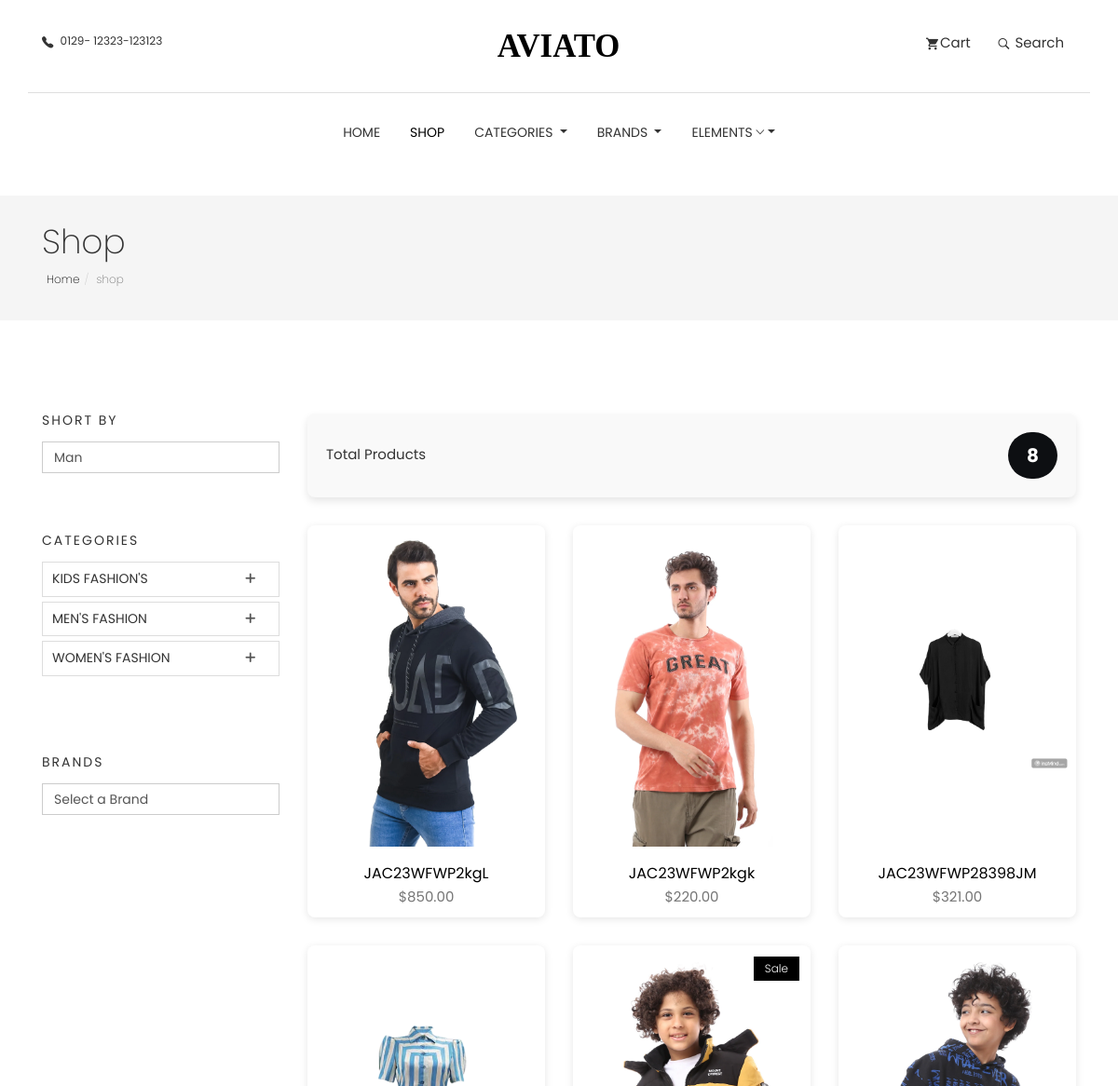
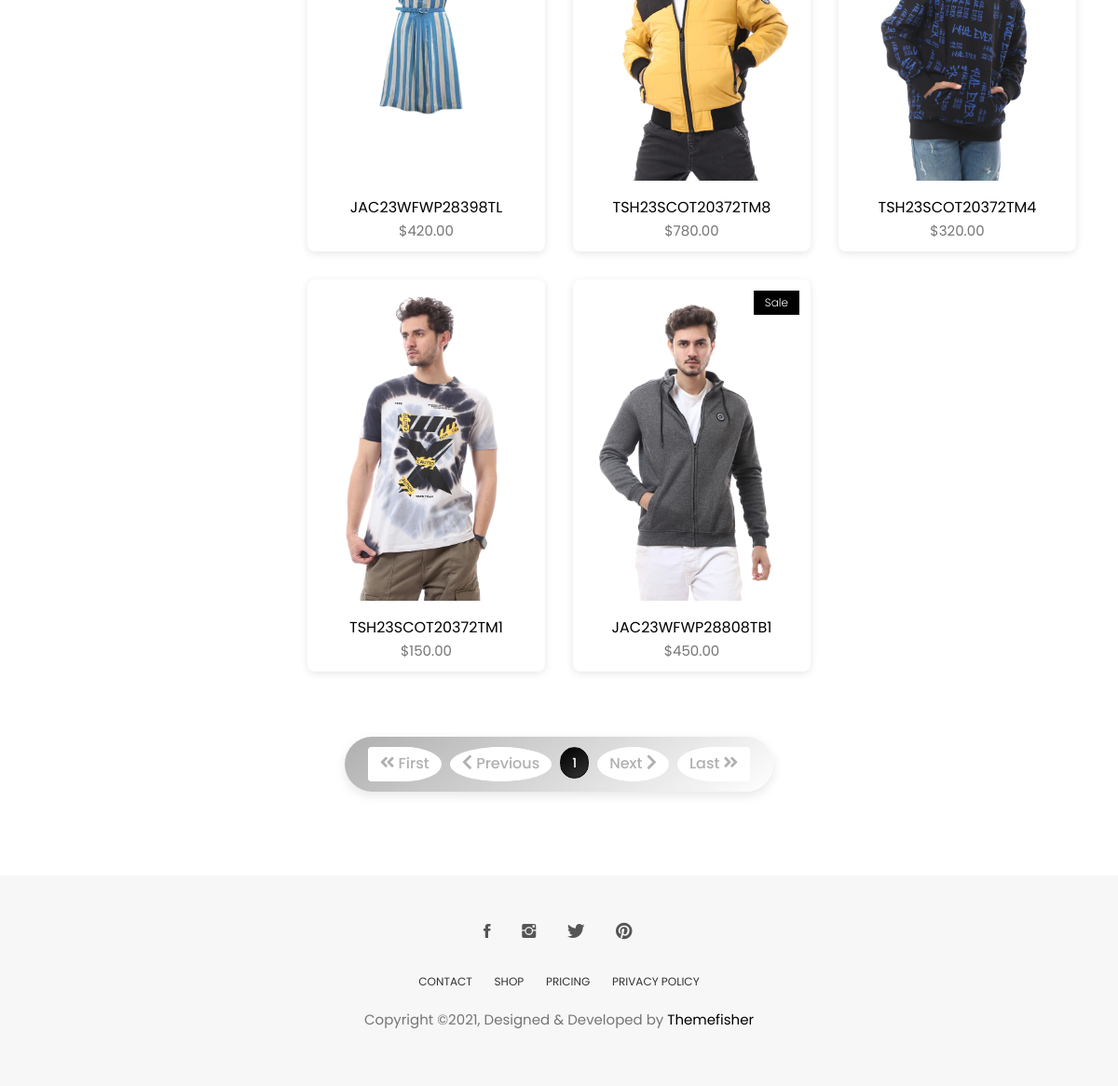
Screenshot of /products/ with the database file from the repository (2 pictures, top to bottom).
### category/models.py (models this page shows, shortened)
class Category(models.Model):
    id = models.UUIDField(primary_key=True, default=uuid.uuid4, editable=False)
    name = models.CharField(max_length=255, unique=True)
    description = models.TextField(blank=True, null=True)
    image = models.ImageField(null=True,blank=True,upload_to='category-image/')
    class Meta:
        verbose_name = "Category"
        verbose_name_plural = "Categories"
        ordering = ['name']  # Categories will be ordered alphabetically by name.

### store/models.py (models this page shows, shortened)
class Product(models.Model):
    id = models.UUIDField(primary_key=True, default=uuid.uuid4, editable=False)
    name = models.CharField(unique=True, max_length=50)
    image = models.ImageField(upload_to='product/')
    stock = models.IntegerField(default=1)
    price = models.DecimalField(max_digits=10, decimal_places=2, default=Decimal('0.00'))
    description = models.TextField(max_length=10000, blank=True)
    created_at = models.DateTimeField(default=timezone.now)
    modified_date = models.DateTimeField(auto_now=True)
    slug = models.SlugField(null=True, blank=True, unique=True)
    views = models.PositiveIntegerField(default=0)
    is_available = models.BooleanField(default=True)
    on_sale = models.BooleanField(default=False)
    PRDBrand = models.ForeignKey('Brand', related_name='product_brand', on_delete=models.CASCADE, blank=True, null=True, verbose_name="Brand")
    like = models.ManyToManyField(User, blank=True, related_name='product_favourite')
    category = models.ForeignKey(Subcategory, related_name='product_subcategory', verbose_name="Subcategory", null=True, blank=True, on_delete=models.CASCADE)
    class Meta:
        ordering = ['-created_at']
        verbose_name = "Product"
        verbose_name_plural = "Products"

### store/views.py (the view, shortened to what this page needs)
# urls.py: path('' , views.product_list , name='product_list'),
def product_list(request,subcategory_id=None,category_id=None,brand_id=None):
    subcategories = None
    products = None
    categories = None
    brands = None
    if subcategory_id != None :
        subcategories = get_object_or_404(Subcategory,id = subcategory_id)
        products = Product.objects.filter(category=subcategories  ,is_available=True)
        product_count = products.count()
        paginator = Paginator(products, 9)  # Show 9 products per page
        page_number = request.GET.get('page')
        page_obj = paginator.get_page(page_number)
    else:
        products = Product.objects.all().filter(is_available=True)
        product_count = products.count()
        paginator = Paginator(products, 9)  # Show 9 products per page
        page_number = request.GET.get('page')
        page_obj = paginator.get_page(page_number)
    context = {
        'products':page_obj,
        'product_count':product_count
    }
    return render(request , 'products/product_list.html' , context)

### cart/cart_utils.py (called while the page is built)
def _cart_id(request):
    cart = request.session.session_key
    if not cart:
        cart = request.session.create()
    return cart

### category/category_context.py (called while the page is built)
def nav_links(request):
    categories_nav = Category.objects.all()
    subcategories_nav = Subcategory.objects.all()
    brands_nav = Brand.objects.all()
    context = {
        'categories_nav':categories_nav,
        'brands_nav':brands_nav,
        'subcategories_nav':subcategories_nav,
    }
    return context

### category/models.py (called while the page is built)
    def get_url(self):
        return reverse('products_by_subcategory',args=[self.id])

### store/models.py (called while the page is built)
    def get_url(self):
        return reverse('products_by_brand',args=[self.id])

    def __str__(self):
        return self.name

### store/templates/products/product_list.html (shortened to what this page needs)
{% extends "base.html" %}
{% load static %}
{% block body %}
<section class="page-header">
    <div class="container">
        <div class="row">
            <div class="col-md-12">
                <div class="content">
                    <h1 class="page-name">Shop</h1>
                    <ol class="breadcrumb">
                        <li><a href="/">Home</a></li>
                        <li class="active">shop</li>
                    </ol>
                </div>
            </div>
        </div>
    </div>
</section>
<section class="products section">
    <div class="container">
        <div class="row">
            <div class="col-md-3">
                <div class="widget">
                    <h4 class="widget-title">Short By</h4>
                    <form method="post" action="#">
                        <select class="form-control">
                            <option>Man</option>
                        </select>
                    </form>
                </div>
                <div class="widget product-category">
                    <h4 class="widget-title">Categories</h4>
                    <div class="panel-group commonAccordion" id="accordion" role="tablist" aria-multiselectable="true">
                        {% for category in categories_nav %}
                        <div class="panel panel-default">
                            <div class="panel-heading" role="tab" id="heading{{ category.id }}">
                                <h4 class="panel-title">
                                    <a class="collapsed" role="button" data-toggle="collapse" data-parent="#accordion"
                                        href="#collapse{{ category.id }}" aria-expanded="false"
                                        aria-controls="collapse{{ category.id }}">
                                        {{ category.name }}
                                    </a>
                                </h4>
                            </div>
                        </div>
                        {% endfor %}
                    </div>
                </div>
                <div class="widget">
                    <h4 class="widget-title">Brands</h4>
                    <select class="form-control" onchange="window.location.href=this.value;">
                        <option value="">Select a Brand</option>
                    </select>
                </div>
            </div>
            <div class="col-md-9">
                <div class="product-count">
                    <h3 class="product-count-title">Total Products</h3>
                    <span class="product-count-badge">{{ product_count }}</span>
                </div>
                <div class="row">
                    {% for product in products %}
                    <div class="col-md-4">
                        <div class="product-item">
                            <div class="product-thumb">
                                {% if product.on_sale %}
						<span class="bage">Sale</span>
                        {% endif %}
                                <img class="img-responsive object-fit-contain" width="300px" height="300px"
                                    src="{{product.image.url}}" alt="product-img" />
                            </div>
                            <div class="product-content">
                                <h4><a href="{% url 'product_details' product.id %}">{{ product.name }}</a></h4>
                                <p class="price">${{ product.price }}</p>
                            </div>
                        </div>
                    </div>
                    {% endfor %}
                </div>
            </div>
            <div class="pagination-container">
    <ul class="pagination">
        {% if products.has_previous %}
            <li class="page-item">
                <a class="page-link" href="?page=1" aria-label="First Page">
                    <i class="fas fa-angle-double-left"></i> First
                </a>
            </li>
        {% else %}
            <li class="page-item disabled">
                <span class="page-link"><i class="fas fa-angle-double-left"></i> First</span>
            </li>
        {% endif %}
        {% if products.has_previous %}
            <li class="page-item">
                <a class="page-link" href="?page={{ products.previous_page_number }}" aria-label="Previous Page">
                    <i class="fas fa-chevron-left"></i> Previous
                </a>
            </li>
        {% else %}
            <li class="page-item disabled">
                <span class="page-link"><i class="fas fa-chevron-left"></i> Previous</span>
            </li>
        {% endif %}
        {% if products.paginator.num_pages > 5 %}
            {% if products.number > 3 %}
                <li class="page-item"><a class="page-link" href="?page=1">1</a></li>
                <li class="page-item disabled"><span class="page-link">...</span></li>
            {% endif %}
            {% for num in products.paginator.page_range %}
                {% if num > products.number|add:'-3' and num < products.number|add:'3' %}
                    {% if products.number == num %}
                        <li class="page-item active">
                            <span class="page-link" aria-current="page">{{ num }}</span>
                        </li>
                    {% else %}
                        <li class="page-item">
                            <a class="page-link" href="?page={{ num }}">{{ num }}</a>
                        </li>
                    {% endif %}
                {% endif %}
            {% endfor %}
            {% if products.number < products.paginator.num_pages|add:'-2' %}
                <li class="page-item disabled"><span class="page-link">...</span></li>
                <li class="page-item"><a class="page-link" href="?page={{ products.paginator.num_pages }}">{{ products.paginator.num_pages }}</a></li>
            {% endif %}
        {% else %}
            {% for num in products.paginator.page_range %}
                <li class="page-item {% if products.number == num %}active{% endif %}">
                    <a class="page-link" href="?page={{ num }}">{{ num }}</a>
                </li>
            {% endfor %}
        {% endif %}
        {% if products.has_next %}
            <li class="page-item">
                <a class="page-link" href="?page={{ products.next_page_number }}" aria-label="Next Page">
                    Next <i class="fas fa-chevron-right"></i>
                </a>
            </li>
        {% else %}
            <li class="page-item disabled">
                <span class="page-link">Next <i class="fas fa-chevron-right"></i></span>
            </li>
        {% endif %}
        {% if products.has_next %}
            <li class="page-item">
                <a class="page-link" href="?page={{ products.paginator.num_pages }}" aria-label="Last Page">
                    Last <i class="fas fa-angle-double-right"></i>
                </a>
            </li>
        {% else %}
            <li class="page-item disabled">
                <span class="page-link">Last <i class="fas fa-angle-double-right"></i></span>
            </li>
        {% endif %}
    </ul>
</div>
        </div>
    </div>
</section>
{% endblock body %}

### rows the page displays
Category: name "KIDS FASHION'S"
Category: name "MEN'S FASHION"
Category: name "WOMEN'S FASHION"
Product: image (picture), name "JAC23WFWP2kgL", price "850.00"
Product: image (picture), name "JAC23WFWP2kgk", price "220.00"
Product: image (picture), name "JAC23WFWP28398JM", price "321.00"
Product: image (picture), name "JAC23WFWP28398TL", price "420.00"
Product: on_sale "Sale", image (picture), name "TSH23SCOT20372TM8", price "780.00"
Product: image (picture), name "TSH23SCOT20372TM4", price "320.00"
Product: image (picture), name "TSH23SCOT20372TM1", price "150.00"
Product: on_sale "Sale", image (picture), name "JAC23WFWP28808TB1", price "450.00"

### other values shown
{{ product_count }} "8"
{{ num }} "1"
